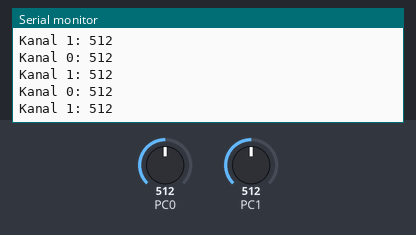
Simulated run of this program. Board: ATmega328P, built with avr-gcc and emulated at 16 MHz. Parts: the last lines printed to the serial monitor. Inputs (shaded band) come from the test bench; at power-on: PC1 = 512, PC0 = 512.

Above: at 2.7 s.
2.8 s: PC1 set to 11
At 2.8 s:
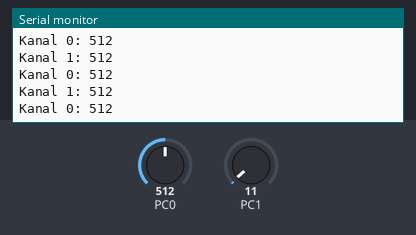
4.3 s: PC1 set to 8
At 4.31 s:
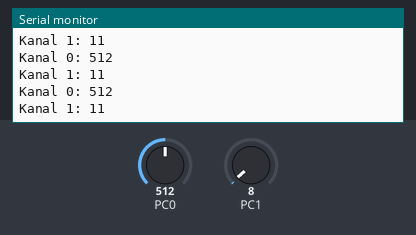
Timing chart, 0 to 7.3 s (numbered marks = the images above; inputs shaded):
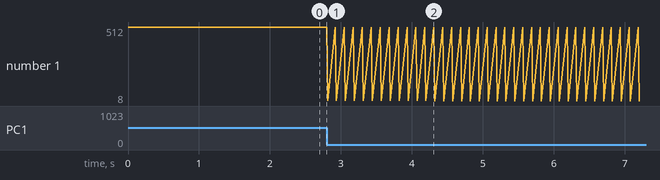

The program:

main.c
```c
/*
 * SimpleADC.c
 *
 * Created: 06.06.2025 10:16:27
 * Author : JoachimWagner
 */
#define F_CPU 16000000UL
#include <util/delay.h>
#include <avr/io.h>
#include "analog.h"
#include "uart.h"

#define CHANNEL_COUNT 2


int main(void)
{
    uart_init();
	analog_init();

	uint16_t chanelValues[CHANNEL_COUNT];

    while (1)
    {
		for(int channel = 0; channel < CHANNEL_COUNT; channel ++){
			chanelValues[channel] = analog_read(channel);
			uart_write_string("Kanal ");
			uart_write_int(channel);
			uart_write_string(": ");
			uart_write_int(chanelValues[channel]);
			uart_write_string_nl("");
		}
		_delay_ms(100);

    }
}
```

analog.c
```c
/*
 * analog.c
 *
 * Created: 17.09.2022 15:32:33
 *  Author: JoachimWagner
 */

#define F_CPU 16000000UL
#include "analog.h"
#include <util/delay.h>

void analog_init(){
	ADCSRA = (1 << ADEN);			/* Enable ADC */
	ADCSRA |= (1 << ADPS2) | (1 << ADPS1) | (1 << ADPS0);			/* Set Prescaler */
	ADMUX = (1 << REFS0);	/*| (1 << ADLAR)* 8-bit Variante/;		/* Vref: Avcc, ADC channel: 0 */
}

uint16_t analog_read(uint8_t channel) {

	ADMUX = (ADMUX & 0xF0) | (channel & 0x0F);
	//single conversion mode
	ADCSRA |= (1<<ADSC);
	// wait until ADC conversion is complete
	while( ADCSRA & (1<<ADSC) );
	return ADCL |(ADCH << 8);
}
```

analog.h
```c
/*
 * analog.h
 *
 * Created: 17.09.2022 15:29:47
 *  Author: JoachimWagner
 */


#pragma once
#include <avr/io.h>

void analog_init();
uint16_t analog_read(uint8_t channel);
```

uart.c
```c
/*
 * uart.c
 *
 * Created: 06.06.2025 08:56:38
 *  Author: JoachimWagner
 */

#include "uart.h"
#include <stdlib.h>

void uart_init(){
	UBRR0H = (MYUBRR >> 8);
	UBRR0L = MYUBRR;

	UCSR0B |= (1 << RXEN0) | (1 << TXEN0);      // Enable receiver and transmitter


	UCSR0C |= (1 << UCSZ01) | (1 << UCSZ00);  // Set Frame 8 Datenbit 1 Stoppbit
}

uint8_t uart_read_char(){
	  while ( !(UCSR0A & (1 << RXC0)) )  ;     // Wait until data is received
	  return UDR0;
}

void uart_write_char(uint8_t charToSend){
	while ( !(UCSR0A & (1 << UDRE0)) ) {}     // Wait until buffer is empty
	UDR0 = charToSend;
}

void uart_write_string(uint8_t* messageToSend){
	while(*messageToSend)
		uart_write_char(*messageToSend++);
}
void uart_write_string_nl(uint8_t* messageToSend){
	uart_write_string(messageToSend);
	uart_write_string("\r\n");
}

void uart_write_int(int16_t integerToSend){
	char buffer[10];
	char * ptr = itoa(integerToSend, buffer, 10);
	uart_write_string(buffer);
}

void uart_write_double(double doubleToSend){
	char buffer[10];
	dtostrf(doubleToSend,5,2,buffer);
	uart_write_string(buffer);
}
```

uart.h
```c
/*
 * uart.h
 *
 * Created: 06.06.2025 08:49:07
 *  Author: JoachimWagner
 */


#pragma once

#include <avr/io.h>
#include <avr/interrupt.h>
#define F_CPU 16000000UL                   // Clock Speed
#define BAUD 9600
#define MYUBRR F_CPU/16/BAUD -1

void uart_init();
uint8_t uart_read_char();
void uart_write_char(uint8_t charToSend);
void uart_write_string(uint8_t* messageToSend);
void uart_write_string_nl(uint8_t* messageToSend);
void uart_write_int(int16_t integerToSend);
void uart_write_double(double doubleToSend);
```

Measured:
- plotted number 1: 512 → 11 after the input at 2.8 s, 11 → 8 after the input at 4.3 s
